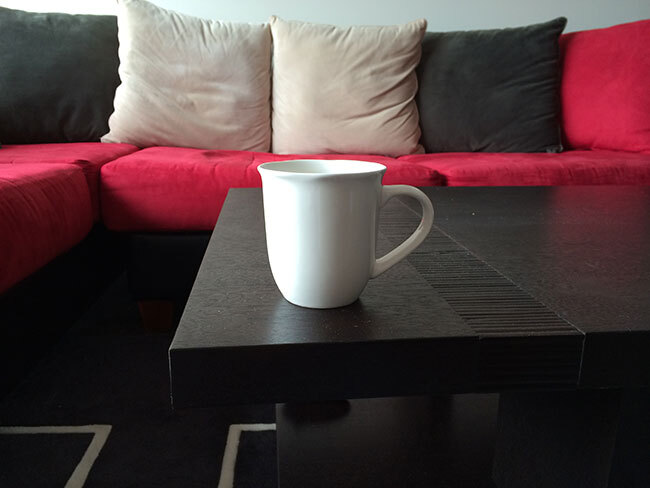
#> input picture assets/source_01.jpg, 650 x 488 px
$ python img_arithmetic.py --image ../assets/source_01.jpg
#> lines starting #> are read from the running program, lines starting #| are printed output that depends on the picture
# import the necessary packages
import cv2, argparse
import numpy as np

# load the image and show it
ap = argparse.ArgumentParser()
ap.add_argument("-i", "--image",
required=True, help = "Path to the image")
args = vars(ap.parse_args())
# load the image and show it
image = cv2.imread(args["image"])
#> image is the input picture: shape (488, 650, 3); mean B, G, R 64.3, 63.2, 82.3
cv2.imshow("Original", image)
# images are NumPy arrays, stored as unsigned 8 bit integers --this
# implies that the values of our pixels will be in the range [0,255]; when
# using functions like cv2.add and cv2.subtract, values will beclipped
# to this range, even if the added or subtracted values falloutside the
# range of [0, 255]. Check out an example:
print(f"max of 255: {str(cv2.add(np.uint8([200]),np.uint8([100])))}")
print(f"min of 0: {str(cv2.subtract(np.uint8([50]),np.uint8([100])))}")
# NOTE: if you use NumPy arithmetic operations on these arrays,the value
# will be modulo (wrap around) instead of being clipped to the[0, 255]
# range. This is important to keep in mind when working withimages.
print(f"wrap around: {str(np.uint8([200]) +np.uint8([68]))}")
print(f"wrap around: {str(np.uint8([1]) -np.uint8([251]))}")

M = np.ones(image.shape,dtype="uint8")*75
added = cv2.add(image,M)
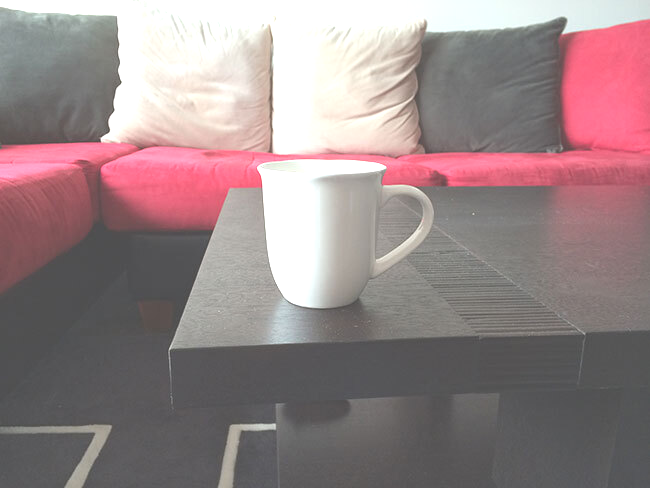
#> added: shape (488, 650, 3); mean B, G, R 136.1, 134.4, 152.4
print(added[152][61])
#| [171 140 255]
cv2.imshow("add",added)

M = np.ones(image.shape,dtype="uint8")*50
subtract = cv2.subtract(image,M)
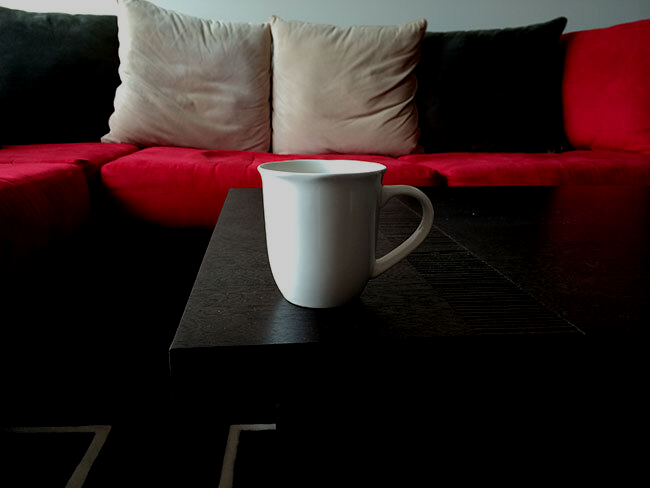
#> subtract: shape (488, 650, 3); mean B, G, R 30.4, 31.2, 46.5
cv2.imshow("sub",subtract)
cv2.waitKey(0)

$ run again, on assets/source_03.jpg
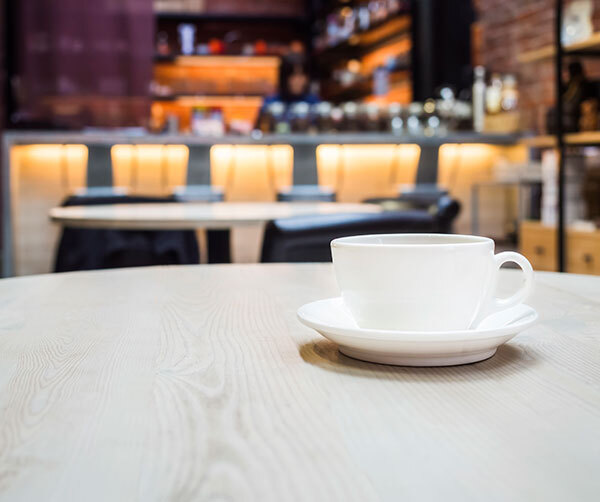
#> input picture assets/source_03.jpg, 600 x 502 px
#> image is the input picture: shape (502, 600, 3); mean B, G, R 146, 153.4, 166.8
#> `added = cv2.add(image,M)`:
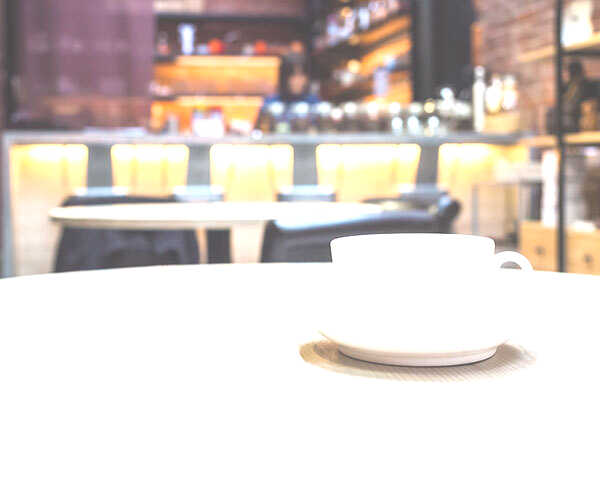
#> added: shape (502, 600, 3); mean B, G, R 203.1, 208.8, 218.2
#| [255 255 255]
#> `subtract = cv2.subtract(image,M)`:
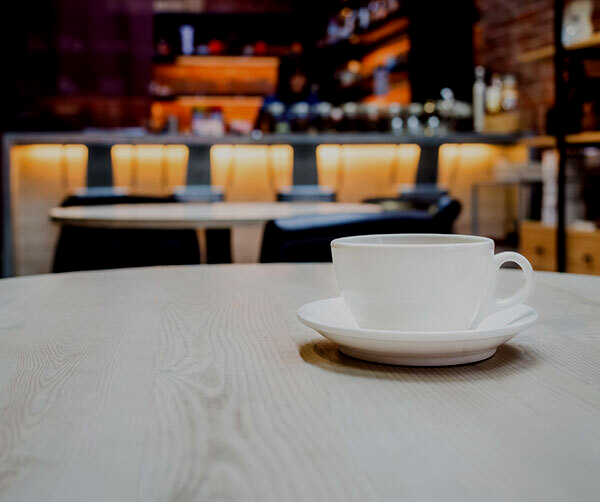
#> subtract: shape (502, 600, 3); mean B, G, R 100, 107.8, 119.5

$ run again, on assets/templete.jpg
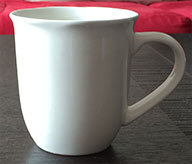
#> input picture assets/templete.jpg, 192 x 164 px
#> image is the input picture: shape (164, 192, 3); mean B, G, R 118.6, 119.9, 133.8
#> `added = cv2.add(image,M)`:
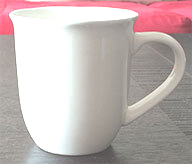
#> added: shape (164, 192, 3); mean B, G, R 180.2, 181.4, 194.9
#| [255 250 241]
#> `subtract = cv2.subtract(image,M)`:
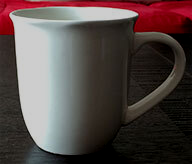
#> subtract: shape (164, 192, 3); mean B, G, R 69.6, 71.5, 84.3
